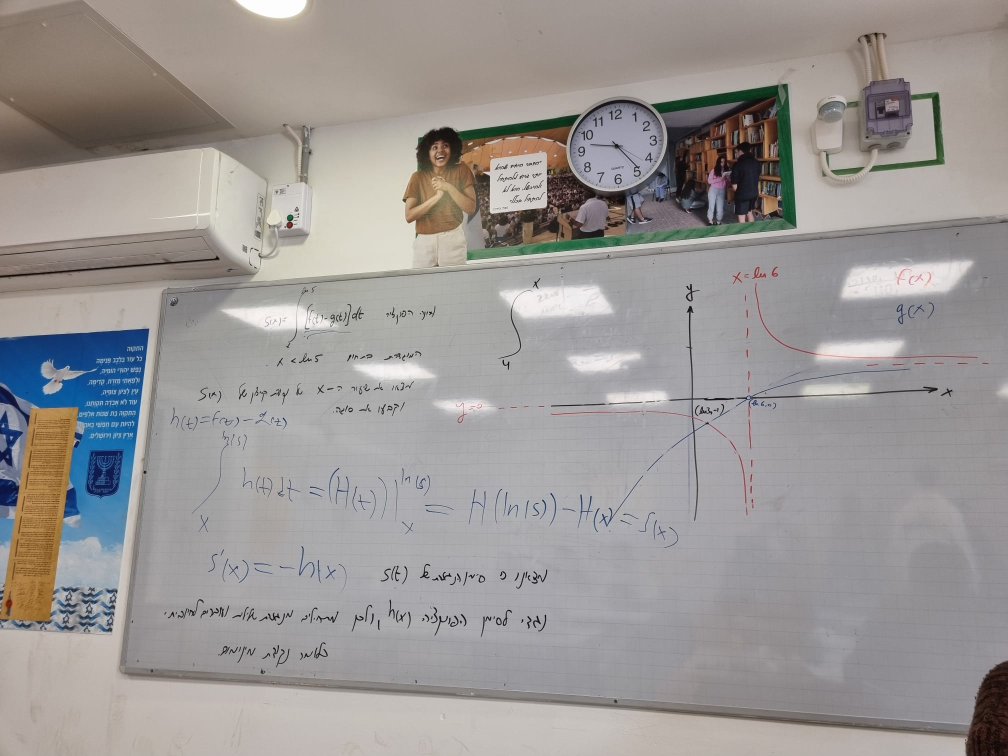
#> input picture image-proccecing/test_images/board10.jpg, 2016 x 1512 px, found by its file name (shown at 1/2 size)
$ python main.py
#> lines starting #> are read from the running program, lines starting #| are printed output that depends on the picture
import cv2 as cv

DISPLAY_SIZE = 1024

img = cv.imread("image-proccecing/test_images/board10.jpg")
#> img is the input picture: shape (1512, 2016, 3); mean B, G, R 149.5, 151, 154.8
assert (
    img is not None
), "file could not be read, check with os.path.exists()"  # TODO read about python assert

img_for_display = cv.resize(img, dsize=None, fx=0.3, fy=0.3)
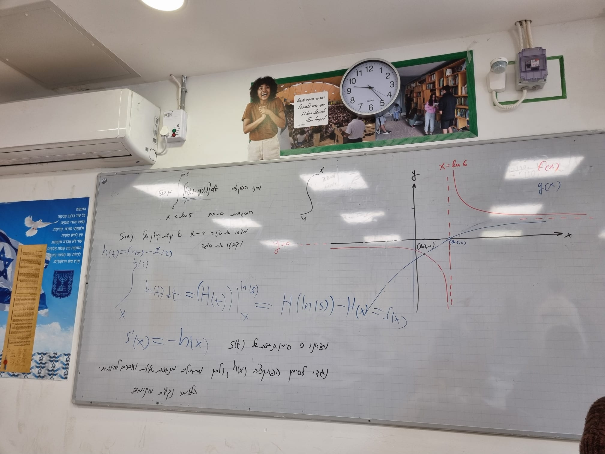
#> img_for_display: shape (454, 605, 3); mean B, G, R 149.5, 151, 154.8
cv.imshow("pic", img_for_display)
cv.waitKey(0)
cv.destroyAllWindows()

$ run again, with image-proccecing/test_images/board1.jpg copied over image-proccecing/test_images/board10.jpg
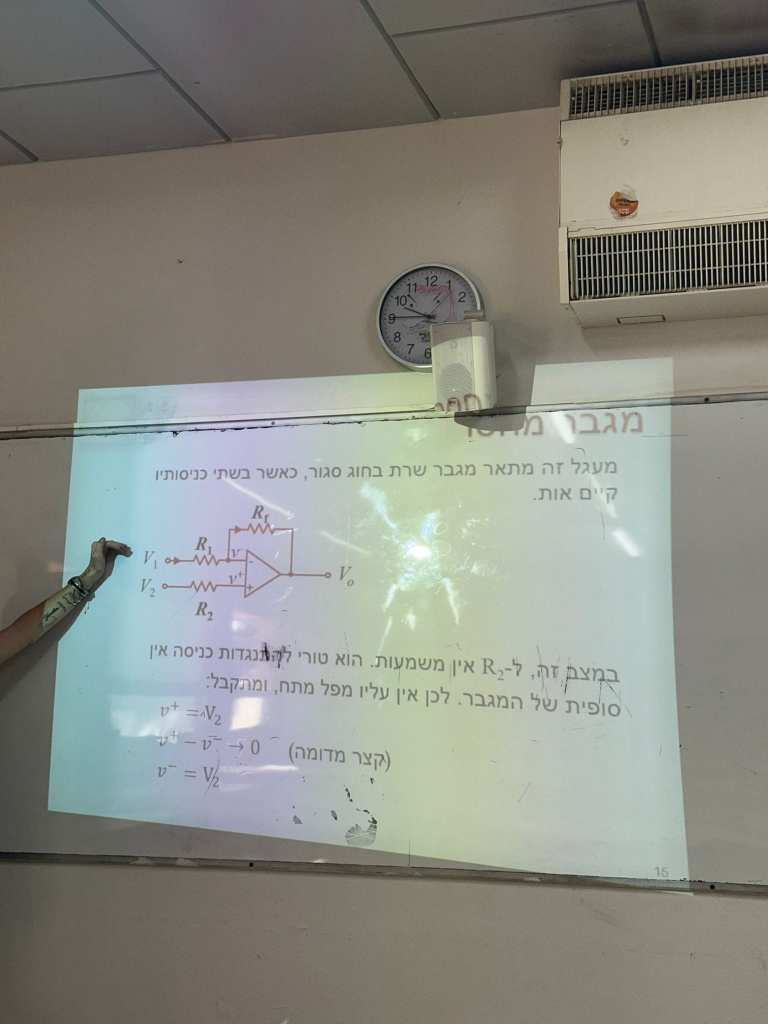
#> input picture image-proccecing/test_images/board1.jpg, 1536 x 2048 px, found by its file name (shown at 1/2 size)
#> img is the input picture: shape (2048, 1536, 3); mean B, G, R 130.7, 138.9, 137.2
#> `img_for_display = cv.resize(img, dsize=None, fx=0.3, fy=0.3)`:
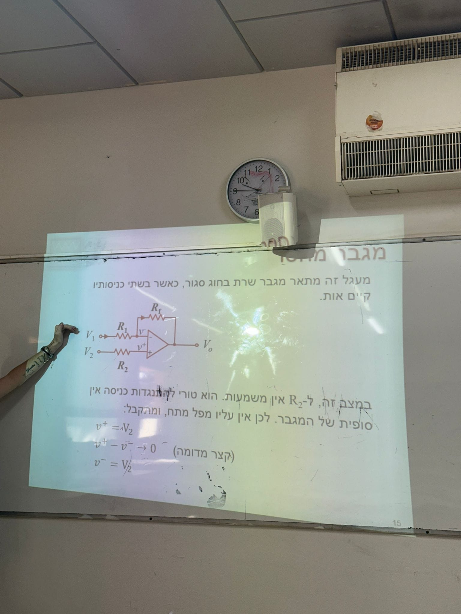
#> img_for_display: shape (614, 461, 3); mean B, G, R 130.7, 138.8, 137.1

$ run again, with image-proccecing/test_images/board11.jpg copied over image-proccecing/test_images/board10.jpg
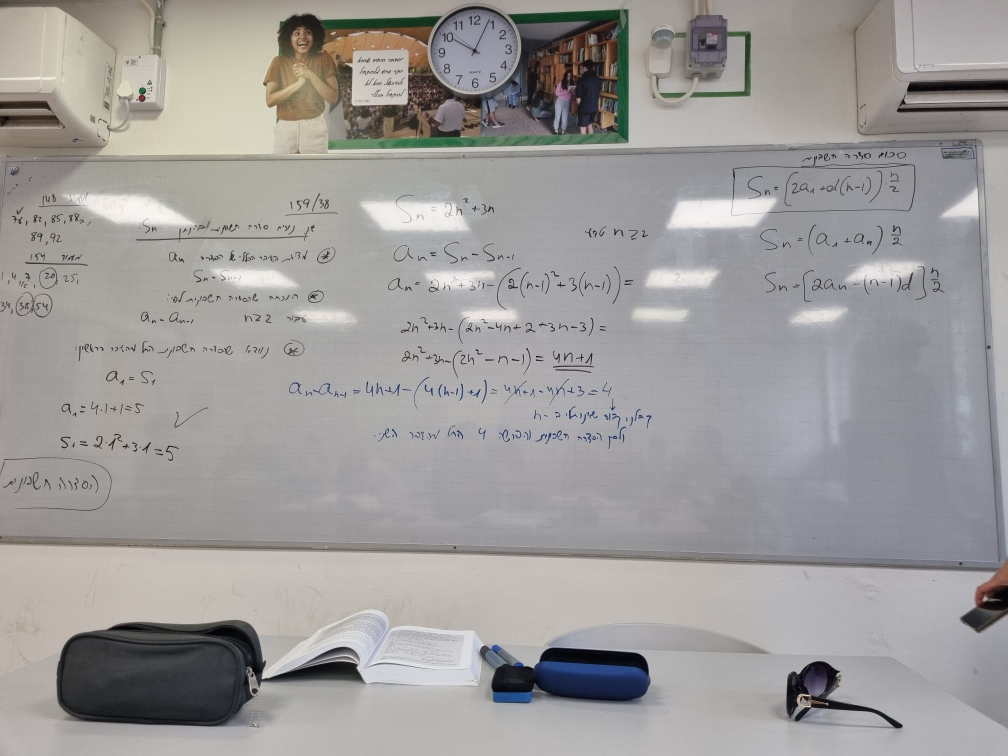
#> input picture image-proccecing/test_images/board11.jpg, 2016 x 1512 px, found by its file name (shown at 1/2 size)
#> img is the input picture: shape (1512, 2016, 3); mean B, G, R 154.2, 155.1, 157.2
#> `img_for_display = cv.resize(img, dsize=None, fx=0.3, fy=0.3)`:
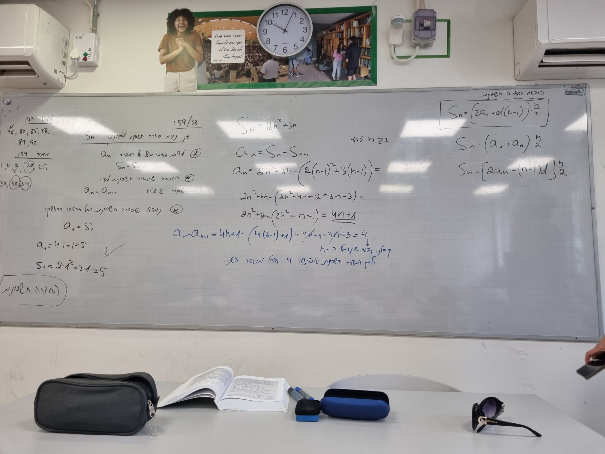
#> img_for_display: shape (454, 605, 3); mean B, G, R 154.2, 155.1, 157.2

$ run again, with image-proccecing/test_images/board12.jpg copied over image-proccecing/test_images/board10.jpg
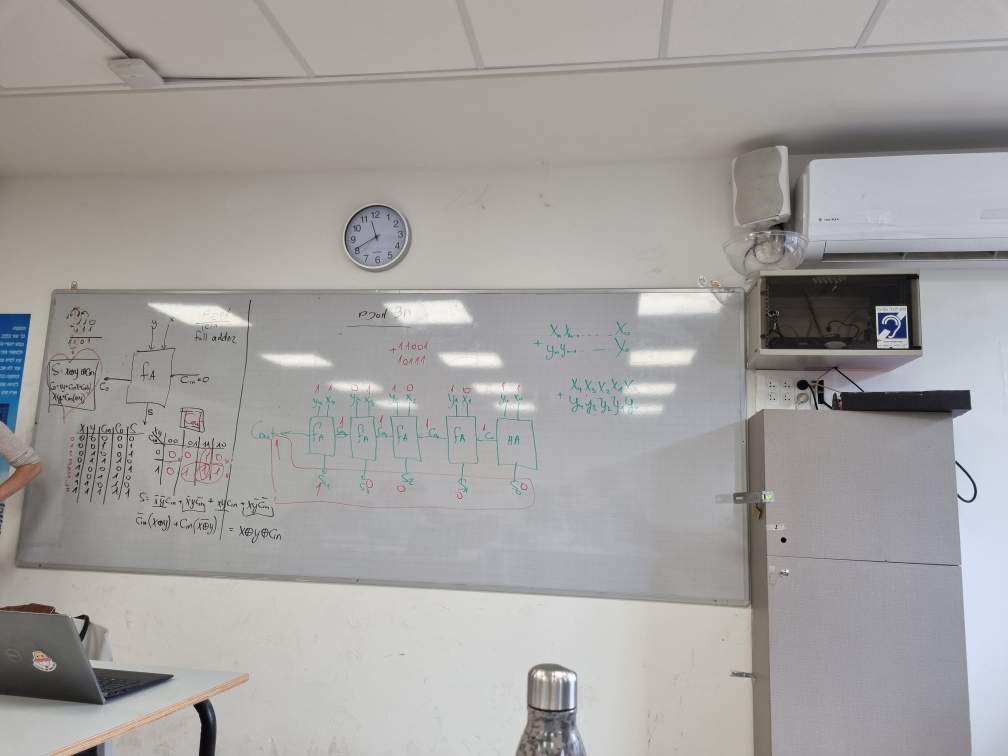
#> input picture image-proccecing/test_images/board12.jpg, 2016 x 1512 px, found by its file name (shown at 1/2 size)
#> img is the input picture: shape (1512, 2016, 3); mean B, G, R 159.7, 161, 163
#> `img_for_display = cv.resize(img, dsize=None, fx=0.3, fy=0.3)`:
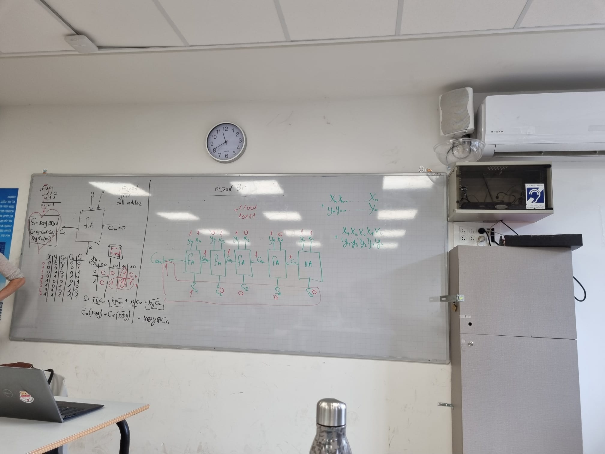
#> img_for_display: shape (454, 605, 3); mean B, G, R 159.7, 161, 163
